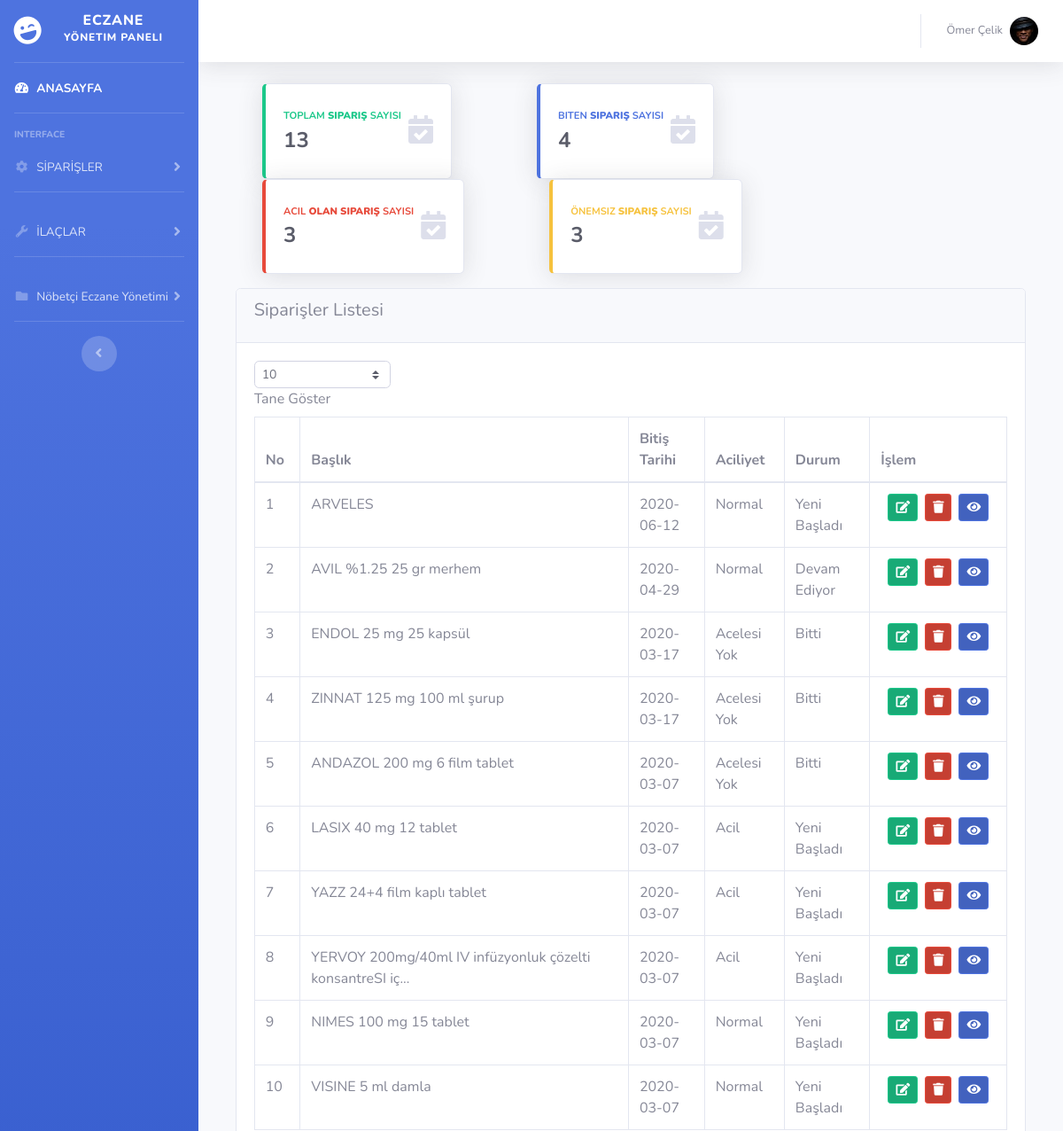
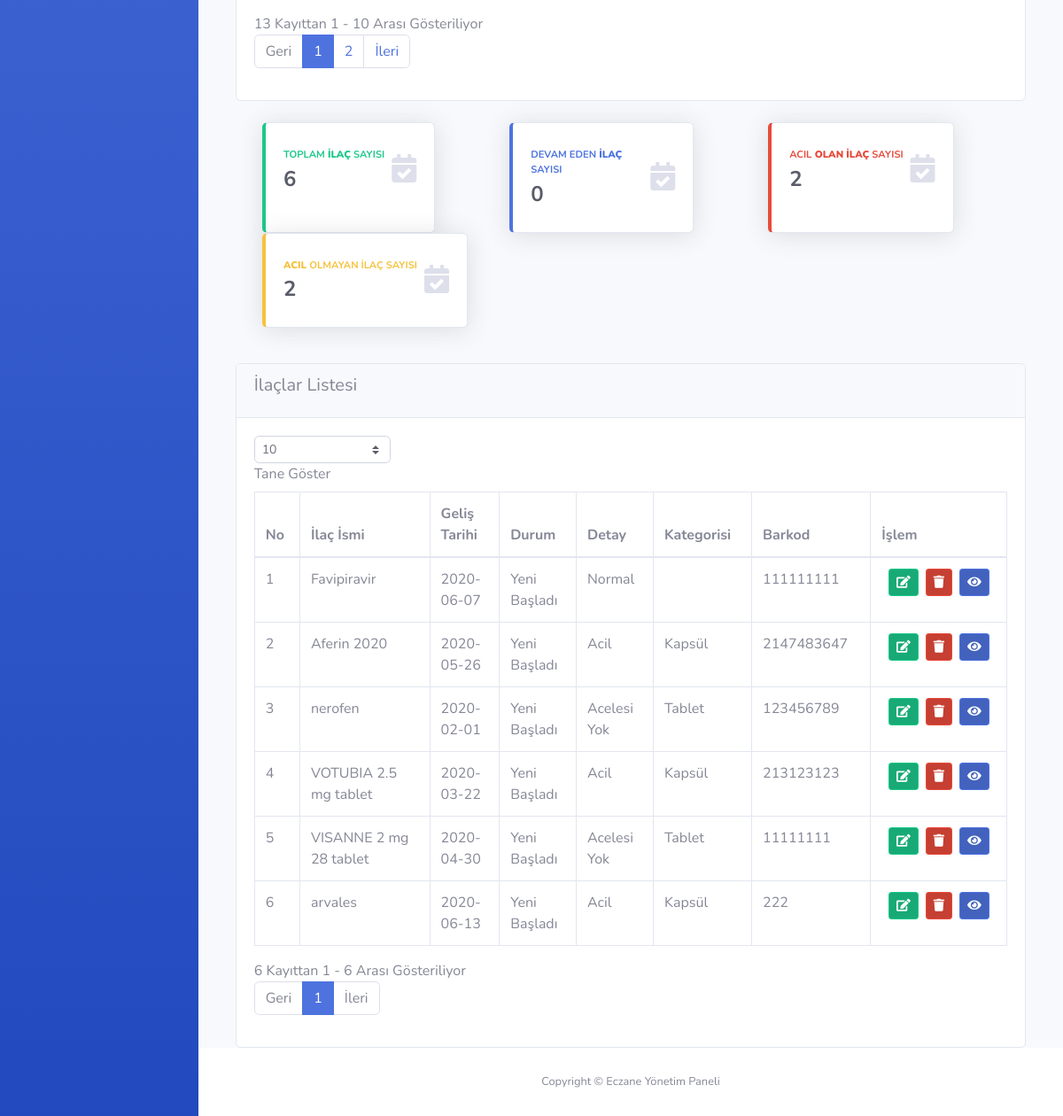
The app's page /index.php (signed in) with its own data (2 pictures, top to bottom).
### tables this page shows
CREATE TABLE `ayarlar` (
  `id` int(11) NOT NULL,
  `site_baslik` varchar(300) NOT NULL,
  `site_aciklama` varchar(500) NOT NULL,
  `site_sahibi` varchar(200) NOT NULL
);

CREATE TABLE `siparis` (
  `sip_id` int(11) NOT NULL,
  `musteri_isim` varchar(200) NOT NULL,
  `musteri_mail` varchar(300) NOT NULL,
  `musteri_telefon` bigint(20) NOT NULL,
  `sip_teslim_tarihi` date NOT NULL,
  `sip_aciliyet` varchar(50) NOT NULL,
  `sip_durum` varchar(50) NOT NULL,
  `sip_detay` text NOT NULL,
  `sip_ucret` bigint(25) NOT NULL,
  `sip_baslik` varchar(400) NOT NULL
);

CREATE TABLE `ilac` (
  `i_id` int(11) NOT NULL,
  `i_adi` varchar(300) NOT NULL,
  `i_detay` varchar(500) NOT NULL,
  `i_durum` varchar(100) NOT NULL,
  `i_tarih` date NOT NULL,
  `i_kategori` varchar(500) NOT NULL,
  `barkod` int(50) NOT NULL
);

### index.php (the view, shortened to what this page needs)
<?php include 'header.php' ?>
<div class="row mb-3 mx-4">
<?php
				$siparissor=$db->prepare("SELECT * FROM siparis");
				$siparissor->execute();
				$sayi=$siparissor->rowcount();
?>
	<div class="col-md-2.5  mx-5">
		<div class="card border-left-success shadow h-100 py-2">
			<div class="card-body">
				<div class="row no-gutters align-items-center">
					<div class="col mr-2">
						<div class="text-xs font-weight-bold text-success text-uppercase mb-1">Toplam<b> Sipariş</b> Sayısı</div>
						<div class="h4 mb-0 font-weight-bold text-gray-800"><?php echo $sayi?></div>
						</div>
							<div class="col-auto">
								<i class="fas fa-calendar-check fa-2x text-gray-300"></i>
							</div>
				</div>
			</div>
		</div>
	</div>
	<?php
				$siparissor=$db->prepare("SELECT * FROM siparis WHERE sip_durum='Bitti'");
				$siparissor->execute();
				$sayi=$siparissor->rowcount();
?>
	<div class="col-md-2.5 mx-5">
		<div class="card border-left-primary shadow h-100 py-2">
			<div class="card-body">
				<div class="row no-gutters align-items-center">
					<div class="col mr-2">
						<div class="text-xs font-weight-bold text-primary text-uppercase mb-1">Biten<b> Sipariş</b> Sayısı</div>
						<div class="h4 mb-0 font-weight-bold text-gray-800"><?php echo $sayi?></div>
						</div>
							<div class="col-auto">
								<i class="fas fa-calendar-check fa-2x text-gray-300"></i>
							</div>
				</div>
			</div>
		</div>
	</div>
		<?php
				$siparissor=$db->prepare("SELECT * FROM siparis WHERE sip_aciliyet='Acil'");
				$siparissor->execute();
				$sayi=$siparissor->rowcount();
?>
	<div class="col-md-2.5 mx-5">
		<div class="card border-left-danger shadow h-100 py-2">
			<div class="card-body">
				<div class="row no-gutters align-items-center">
					<div class="col mr-2">
						<div class="text-xs font-weight-bold text-danger text-uppercase mb-1">Acil<b> Olan Sipariş</b> Sayısı</div>
						<div class="h4 mb-0 font-weight-bold text-gray-800"><?php echo $sayi?></div>
						</div>
							<div class="col-auto">
								<i class="fas fa-calendar-check fa-2x text-gray-300"></i>
							</div>
				</div>
			</div>
		</div>
	</div>
			<?php
				$siparissor=$db->prepare("SELECT * FROM siparis WHERE sip_aciliyet='Acelesi Yok'");
				$siparissor->execute();
				$sayi=$siparissor->rowcount();
?>
	<div class="col-md-2.5 mx-5">
		<div class="card border-left-warning shadow h-100 py-2">
			<div class="card-body">
				<div class="row no-gutters align-items-center">
					<div class="col mr-2">
						<div class="text-xs font-weight-bold text-warning text-uppercase mb-1">Önemsiz <b>Sipariş</b> Sayısı</div>
						<div class="h4 mb-0 font-weight-bold text-gray-800"><?php echo $sayi?></div>
						</div>
							<div class="col-auto">
								<i class="fas fa-calendar-check fa-2x text-gray-300"></i>
							</div>
				</div>
			</div>
		</div>
	</div>
</div>
<div class="row justify-content-center">
	<div class="col-md-11">
			<div class="card">
					<div class="card-header">
					<h5 class="card-title">Siparişler Listesi</h5></div>
		<div class="card-body">
		<div class="table-responsive">
      <table class="table table-bordered" id="siparisler" width="100%" cellspacing="0">
        <thead>
          <tr>
            <th>No</th>
            <th>Başlık</th>
            <th>Bitiş Tarihi</th>
            <th>Aciliyet</th>
            <th>Durum</th>
            <th>İşlem</th>
          </tr>
        </thead>
        <tbody>
			<?php
				$sayi=0;
				$siparissor=$db->prepare("SELECT * FROM siparis");
				$siparissor->execute();
				while($sipariscek=$siparissor->fetch(PDO::FETCH_ASSOC)) {
							$sayi++; ?>
						<tr>
							<td><?php echo $sayi ?></td>
							<td><?php echo $sipariscek['sip_baslik']?></td>
							<td><?php echo $sipariscek['sip_teslim_tarihi']	?></td>
							<td><?php echo $sipariscek['sip_aciliyet']	?></td>
							<td><?php echo $sipariscek['sip_durum']	?></td>
							<td>
		 <div class="d-flex justify-content-center">
              <form action="siparisduzenle.php" method="POST">
                <button type="submit" name="siparisduzenle" class="btn btn-success btn-sm btn-icon-split">
                  <span class="icon text-white-60">
                    <i class="fas fa-edit"></i>
                  </span>
                </button>
              </form>
              <form class="mx-2" action="islemler/islem.php" method="POST">
                <button type="submit" name="siparissilme" class="btn btn-danger btn-sm btn-icon-split">
                  <span class="icon text-white-60">
                    <i class="fas fa-trash"></i>
                  </span>
                </button>
              </form>
            <form action="siparisler.php" method="POST">
              <button type="submit" name="sip_bak" class="btn btn-primary btn-sm btn-icon-split">
                <span class="icon text-white-60">
                  <i class="fas fa-eye"></i>
                </span>
              </button>
            </form>
          </div>
        </td>
      </tr>
					    <?php } ?>
					</tbody>
				</table>
		</div>
		</div>
		</div>
	</div>
</div>
<div class="row mb-3 mx-4 mt-4">
<?php
				$ilacsor=$db->prepare("SELECT * FROM ilac");
				$ilacsor->execute();
				$sayi=$ilacsor->rowcount();
?>
	<div class="col-md-2.5  mx-5">
		<div class="card border-left-success shadow h-100 py-2">
			<div class="card-body">
				<div class="row no-gutters align-items-center">
					<div class="col mr-2">
						<div class="text-xs font-weight-bold text-success text-uppercase mb-1">Toplam<b> İlaç</b> Sayısı</div>
						<div class="h4 mb-0 font-weight-bold text-gray-800"><?php echo $sayi?></div>
						</div>
							<div class="col-auto">
								<i class="fas fa-calendar-check fa-2x text-gray-300"></i>
							</div>
				</div>
			</div>
		</div>
	</div>
	<?php
				$ilacsor=$db->prepare("SELECT * FROM ilac WHERE i_durum='Devam Ediyor'");
				$ilacsor->execute();
				$sayi=$ilacsor->rowcount();
?>
	<div class="col-md-3 mx-4">
		<div class="card border-left-primary shadow h-100 py-2">
			<div class="card-body">
				<div class="row no-gutters align-items-center">
					<div class="col mr-2">
						<div class="text-xs font-weight-bold text-primary text-uppercase mb-1">Devam Eden<b> İlaç</b> Sayısı</div>
						<div class="h4 mb-0 font-weight-bold text-gray-800"><?php echo $sayi?></div>
						</div>
							<div class="col-auto">
								<i class="fas fa-calendar-check fa-2x text-gray-300"></i>
							</div>
				</div>
			</div>
		</div>
	</div>
		<?php
				$ilacsor=$db->prepare("SELECT * FROM ilac WHERE i_detay='Acil'");
				$ilacsor->execute();
				$sayi=$ilacsor->rowcount();
?>
	<div class="col-md-2.5 mx-5">
		<div class="card border-left-danger shadow h-100 py-2">
			<div class="card-body">
				<div class="row no-gutters align-items-center">
					<div class="col mr-2">
						<div class="text-xs font-weight-bold text-danger text-uppercase mb-1">Acil<b> Olan İlaç</b> Sayısı</div>
						<div class="h4 mb-0 font-weight-bold text-gray-800"><?php echo $sayi?></div>
						</div>
							<div class="col-auto">
								<i class="fas fa-calendar-check fa-2x text-gray-300"></i>
							</div>
				</div>
			</div>
		</div>
	</div>
			<?php
				$ilacsor=$db->prepare("SELECT * FROM ilac WHERE i_detay='Acelesi Yok'");
				$ilacsor->execute();
				$sayi=$ilacsor->rowcount();
?>
	<div class="col-md-2.5 mx-5">
		<div class="card border-left-warning shadow h-100 py-2">
			<div class="card-body">
				<div class="row no-gutters align-items-center">
					<div class="col mr-2">
						<div class="text-xs font-weight-bold text-warning text-uppercase mb-1"><b>Acil </b> Olmayan İlaç Sayısı</div>
						<div class="h4 mb-0 font-weight-bold text-gray-800"><?php echo $sayi?></div>
						</div>
							<div class="col-auto">
								<i class="fas fa-calendar-check fa-2x text-gray-300"></i>
							</div>
				</div>
			</div>
		</div>
	</div>
</div>
<div class="row mt-4 justify-content-center">
	<div class="col-md-11">
			<div class="card">
					<div class="card-header">
					<h5 class="card-title">İlaçlar Listesi</h5></div>
		<div class="card-body">
				<div class="table-responsive">
      <table class="table table-bordered" id="ilaclar" width="100%" cellspacing="0">
        <thead>
          <tr>
            <th>No</th>
            <th>İlaç İsmi</th>
            <th>Geliş Tarihi</th>
			<th>Durum</th>
			<th>Detay</th>
            <th>Kategorisi</th>
			<th>Barkod</th>
            <th>İşlem</th>
          </tr>
        </thead>
        <tbody>
			<?php
				$sayi=0;
				$ilacsor=$db->prepare("SELECT * FROM ilac");
				$ilacsor->execute();
				while($ilaccek=$ilacsor->fetch(PDO::FETCH_ASSOC)) {
							$sayi++; ?>
						<tr>
							<td><?php echo $sayi ?></td>
							<td><?php echo $ilaccek['i_adi']?></td>
							<td><?php echo $ilaccek['i_tarih']	?></td>
							<td><?php echo $ilaccek['i_durum']	?></td>
							<td><?php echo $ilaccek['i_detay']	?></td>
							<td><?php echo $ilaccek['i_kategori']	?></td>
							<td><?php echo $ilaccek['barkod']	?></td>
							<td>
		 <div class="d-flex justify-content-center">
              <form action="ilacduzenle.php" method="POST">
                <button type="submit" name="ilacduzenle" class="btn btn-success btn-sm btn-icon-split">
                  <span class="icon text-white-60">
                    <i class="fas fa-edit"></i>
                  </span>
                </button>
              </form>
              <form class="mx-2" action="islemler/islem.php" method="POST">
                <button type="submit" name="ilacsilme" class="btn btn-danger btn-sm btn-icon-split">
                  <span class="icon text-white-60">
                    <i class="fas fa-trash"></i>
                  </span>
                </button>
              </form>
            <form action="siparisler.php" method="POST">
              <button type="submit" name="ilac_bak" class="btn btn-primary btn-sm btn-icon-split">
                <span class="icon text-white-60">
                  <i class="fas fa-eye"></i>
                </span>
              </button>
            </form>
          </div>
        </td>
      </tr>
					    <?php } ?>
					</tbody>
				</table>
		</div>
		</div>
		</div>
	</div>
</div>
<?php include 'footer.php' ?>

### header.php (shortened to what this page needs)
<?php
include 'islemler/baglan.php';
$ayarsor=$db->prepare("SELECT * FROM ayarlar");
$ayarsor->execute();
$ayarcek=$ayarsor->fetch(PDO::FETCH_ASSOC);
?>
<!DOCTYPE html>
<html lang="en">
<head>
	<link href="vendor/fontawesome-free/css/all.min.css" rel="stylesheet" type="text/css">
	<link href="css/sb-admin-2.min.css" rel="stylesheet">
</head>
<body id="page-top">
  <div id="wrapper">
    <ul class="navbar-nav bg-gradient-primary sidebar sidebar-dark accordion" id="accordionSidebar">
      <a class="sidebar-brand d-flex align-items-center justify-content-center" href="index.php">
        <div class="sidebar-brand-icon rotate-n-15">
          <i class="fas fa-laugh-wink"></i>
        </div>
        <div class="sidebar-brand-text mx-3">Eczane<sup> Yönetim Paneli</sup></div>
      </a>
      <hr class="sidebar-divider my-0">
      <li class="nav-item active">
        <a class="nav-link" href="index.php">
          <i class="fas fa-fw fa-tachometer-alt"></i>
          <span>ANASAYFA</span></a>
      </li>
      <hr class="sidebar-divider">
      <div class="sidebar-heading">
        Interface
      </div>
      <li class="nav-item">
        <a class="nav-link collapsed" href="#" data-toggle="collapse" data-target="#collapseTwo" aria-expanded="true" aria-controls="collapseTwo">
          <i class="fas fa-fw fa-cog"></i>
          <span>SİPARİŞLER</span>
        </a>
      </li>
	        <hr class="sidebar-divider">
      <li class="nav-item">
        <a class="nav-link collapsed" href="#" data-toggle="collapse" data-target="#collapseUtilities" aria-expanded="true" aria-controls="collapseUtilities">
          <i class="fas fa-fw fa-wrench"></i>
          <span>İLAÇLAR</span>
        </a>
      </li>
	        <hr class="sidebar-divider">
      <li class="nav-item">
        <a class="nav-link collapsed" href="nobetci_eczaneler.php" data-toggle="collapse" data-target="#collapsePages" aria-expanded="true" aria-controls="collapseTwo">
          <i class="fas fa-fw fa-folder"></i>
          <span>Nöbetçi Eczane Yönetimi</span>
        </a>
      </li>
      <hr class="sidebar-divider">
      <div class="text-center d-none d-md-inline">
        <button class="rounded-circle border-0" id="sidebarToggle"></button>
      </div>
    </ul>
    <div id="content-wrapper" class="d-flex flex-column">
      <div id="content">
        <nav class="navbar navbar-expand navbar-light bg-white topbar mb-4 static-top shadow">
          <ul class="navbar-nav ml-auto">
            <li class="nav-item dropdown no-arrow">
              <a class="nav-link dropdown-toggle" href="#" id="userDropdown" role="button" data-toggle="dropdown" aria-haspopup="true" aria-expanded="false">
                <span class="mr-2 d-none d-lg-inline text-gray-600 small"><?php echo $ayarcek['site_sahibi']?></span>
                <img class="img-profile rounded-circle" src="img/1.jpg"/>
              </a>
            </li>
          </ul>
        </nav>
      </div>

### footer.php (shortened to what this page needs)
      <footer class="sticky-footer bg-white">
        <div class="container my-auto">
          <div class="copyright text-center my-auto">
            <span>Copyright &copy; Eczane Yönetim Paneli</span>
          </div>
        </div>
      </footer>
    </div>
  </div>
</body>
</html>
</body>
</html>

### records on screen
ayarlar: site_sahibi "Ömer Çelik"
siparis: sip_baslik "ARVELES", sip_teslim_tarihi "2020-06-12", sip_aciliyet "Normal", sip_durum "Yeni Başladı"
siparis: sip_baslik "AVIL %1.25 25 gr merhem", sip_teslim_tarihi "2020-04-29", sip_aciliyet "Normal", sip_durum "Devam Ediyor"
siparis: sip_baslik "ENDOL 25 mg 25 kapsül", sip_teslim_tarihi "2020-03-17", sip_aciliyet "Acelesi Yok", sip_durum "Bitti"
siparis: sip_baslik "ZINNAT 125 mg 100 ml şurup", sip_teslim_tarihi "2020-03-17", sip_aciliyet "Acelesi Yok", sip_durum "Bitti"
siparis: sip_baslik "ANDAZOL 200 mg 6 film tablet", sip_teslim_tarihi "2020-03-07", sip_aciliyet "Acelesi Yok", sip_durum "Bitti"
siparis: sip_baslik "LASIX 40 mg 12 tablet", sip_teslim_tarihi "2020-03-07", sip_aciliyet "Acil", sip_durum "Yeni Başladı"
siparis: sip_baslik "YAZZ 24+4 film kaplı tablet", sip_teslim_tarihi "2020-03-07", sip_aciliyet "Acil", sip_durum "Yeni Başladı"
siparis: sip_baslik "YERVOY 200mg/40ml IV infüzyonluk çözelti konsantreSI iç...", sip_teslim_tarihi "2020-03-07", sip_aciliyet "Acil", sip_durum "Yeni Başladı"
siparis: sip_baslik "NIMES 100 mg 15 tablet", sip_teslim_tarihi "2020-03-07", sip_aciliyet "Normal", sip_durum "Yeni Başladı"
siparis: sip_baslik "VISINE 5 ml damla", sip_teslim_tarihi "2020-03-07", sip_aciliyet "Normal", sip_durum "Yeni Başladı"
ilac: i_adi "Favipiravir", i_tarih "2020-06-07", i_durum "Yeni Başladı", i_detay "Normal", barkod "111111111"
ilac: i_adi "Aferin 2020", i_tarih "2020-05-26", i_durum "Yeni Başladı", i_detay "Acil", i_kategori "Kapsül", barkod "2147483647"
ilac: i_adi "nerofen", i_tarih "2020-02-01", i_durum "Yeni Başladı", i_detay "Acelesi Yok", i_kategori "Tablet", barkod "123456789"
ilac: i_adi "VOTUBIA 2.5 mg tablet", i_tarih "2020-03-22", i_durum "Yeni Başladı", i_detay "Acil", i_kategori "Kapsül", barkod "213123123"
ilac: i_adi "VISANNE 2 mg 28 tablet", i_tarih "2020-04-30", i_durum "Yeni Başladı", i_detay "Acelesi Yok", i_kategori "Tablet", barkod "11111111"
ilac: i_adi "arvales", i_tarih "2020-06-13", i_durum "Yeni Başladı", i_detay "Acil", i_kategori "Kapsül", barkod "222"

### other values on screen
$sayi "13"
$sayi "4"
$sayi "3"
$sayi "6"
$sayi "0"
$sayi "2"
